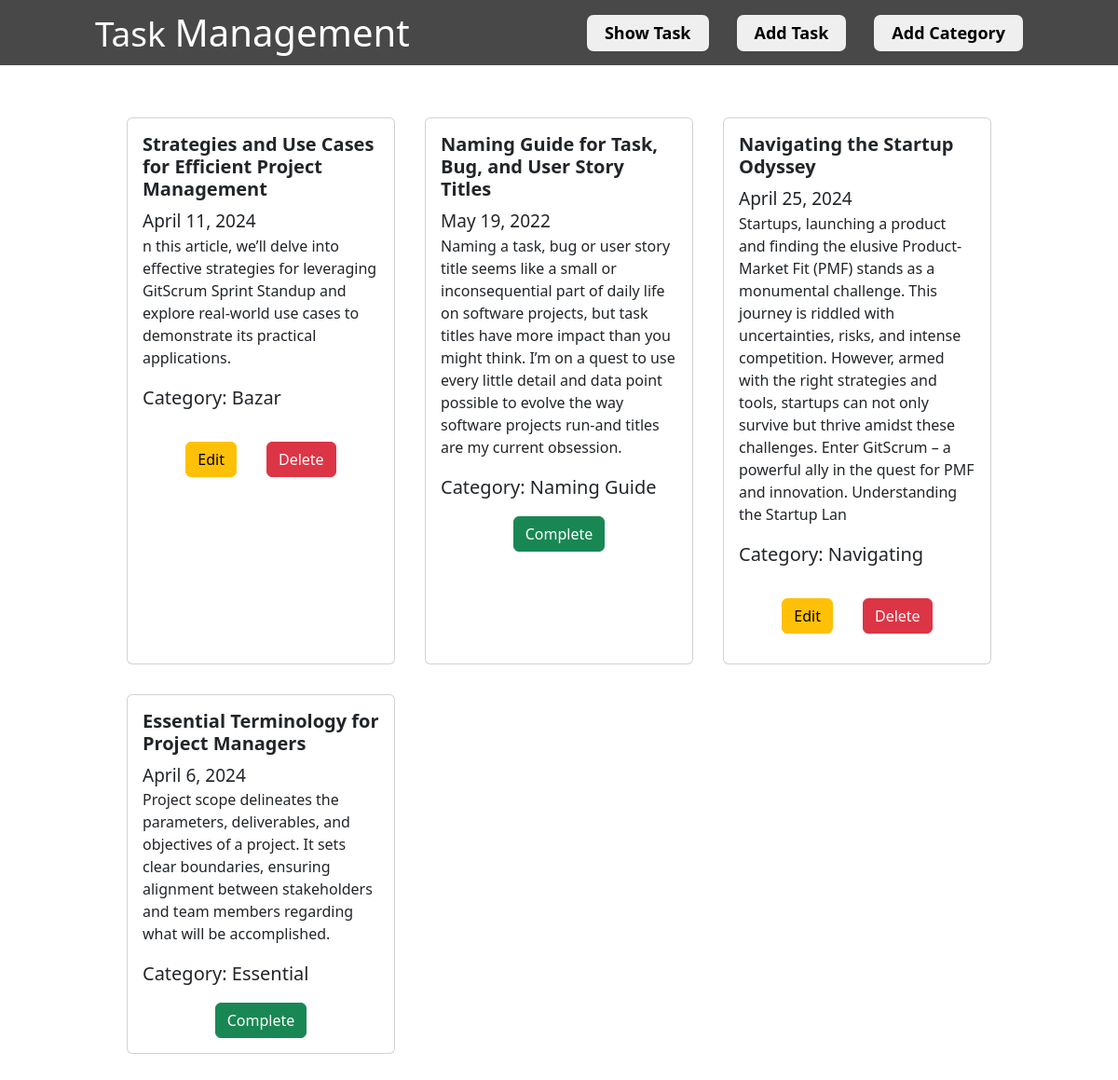
The page / on the database its author committed.
### add_task/models.py (models this page shows, shortened)
class TaskModel(models.Model):
    taskTitle=models.CharField(max_length=70)
    taskDescription=models.TextField()
    taskDate=models.DateField()
    is_completed=models.BooleanField(default=False)

### add_Category/models.py (models this page shows)
class CategoryModel(models.Model):
    categoryName=models.CharField(max_length=30)
    addTask=models.ManyToManyField(TaskModel)
    def __str__(self):
        return self.categoryName

### TaskManagement/views.py (the view)
# urls.py: path("",views.Home,name="showtask"),
def Home(request):
    task=CategoryModel.objects.all()
    return render(request,"show_task.html",{"task":task})

### templates/show_task.html
{% extends "base.html" %} {% block contain %}
<div class="TaskCard">
  {% for data in task %}
    {% for form in data.addTask.all %}
    <div class="card m-3" style="width: 18rem">
      <div class="card-body">
        <h5 class="card-title titleText">{{form.taskTitle}}</h5>
        <h7 class="card-title dateText">{{form.taskDate}}</h7>
        <p class="card-text">{{form.taskDescription}}</p>
        <p class="card-text Category">Category: {{data}}</p>
        <div class="d-flex justify-content-center g-3">
          {% if form.is_completed %}
        <button class="btn btn-success">Complete</button>
        {% else %}
          <div class="d-flex">
              <div class="d-flex p-3">
                  <a href="{% url "Edit_Task" form.id %}" class="btn btn-warning">Edit</a>
              </div>
              <div class="d-flex p-3">
                  <a href="{% url "delete_Task" form.id %}" class="btn btn-danger">Delete</a>
              </div>
          </div>
        {% endif %}
        </div>
      </div>
    </div>
    {% endfor %}
  {% endfor %}
</div>
{% endblock contain %}

### templates/base.html (shortened to what this page needs)
{% load static %}
<!DOCTYPE html>
<html lang="en">
<head>
    <link href="https://cdn.jsdelivr.net/npm/bootstrap@5.3.3/dist/css/bootstrap.min.css" rel="stylesheet">
    <link rel="stylesheet" href="{% static "css/style.css" %}">
</head>
<body>
    <nav class="navbar Nav_bar">
        <div class="container-fluid">
          <a class="navbar-brand restaurant_logo">Task <span>Management</span></a>
          <div class="d-flex Nav_button">
            <button class="Button"><a href="{% url "showtask" %}">Show Task</a></button>
            <button class="Button"><a href="{% url "Add_Task" %}">Add Task</a></button>
            <button class="Button"><a href="{% url "Add_Category" %}">Add Category</a></button>
          </div>
        </div>
      </nav>
      {% block contain %}{% endblock contain %}
</body>
</html>

### static/css/style.css (style rules this page uses)
.Nav_bar { background-color:#484848; padding: 0px 90px; align-items: center; }
.restaurant_logo { color:white; font-size: 37px; }
.restaurant_logo span { font-size: 40px; }
.Nav_button { display: flex; flex-direction: row; gap: 30px; }
.Button { border-radius: 7px; padding: 6px 19px; border: none; }
.Button a { text-decoration: none; font-size: large; font-weight: 600; color: black; }
.titleText { font-weight: bolder; }
.dateText { font-size: 19px; font-weight: 500; }
.Category { font-size: 20px; }
.TaskCard { display: grid; grid-template-columns: repeat(3,1fr); justify-content: center; padding: 40px 200px; }

### rows shown on the page
CategoryModel: categoryName "Bazar"
TaskModel: taskTitle "Strategies and Use Cases for Efficient Project Management", taskDate "April 11, 2024", taskDescription "n this article, we’ll delve into effective strategies for leveraging GitScrum Sprint Standup and explore real-world use cases to demonstrate its practical applications.", is_completed "Edit"
CategoryModel: categoryName "Naming Guide"
TaskModel: taskTitle "Naming Guide for Task, Bug, and User Story Titles", taskDate "May 19, 2022", taskDescription "Naming a task, bug or user story title seems like a small or inconsequential part of daily life on software projects, but task titles have more impact than you might think. I’m on a quest to use every little detail and data point possible to evolve the way software projects run-and titles are my current obsession.", is_completed "Complete"
CategoryModel: categoryName "Navigating"
TaskModel: taskTitle "Navigating the Startup Odyssey", taskDate "April 25, 2024", taskDescription "Startups, launching a product and finding the elusive Product-Market Fit (PMF) stands as a monumental challenge. This journey is riddled with uncertainties, risks, and intense competition. However, armed with the right strategies and tools, startups can not only survive but thrive amidst these challenges. Enter GitScrum – a powerful ally in the quest for PMF and innovation. Understanding the Startup Lan", is_completed "Edit"
CategoryModel: categoryName "Essential"
TaskModel: taskTitle "Essential Terminology for Project Managers", taskDate "April 6, 2024", taskDescription "Project scope delineates the parameters, deliverables, and objectives of a project. It sets clear boundaries, ensuring alignment between stakeholders and team members regarding what will be accomplished.", is_completed "Complete"
